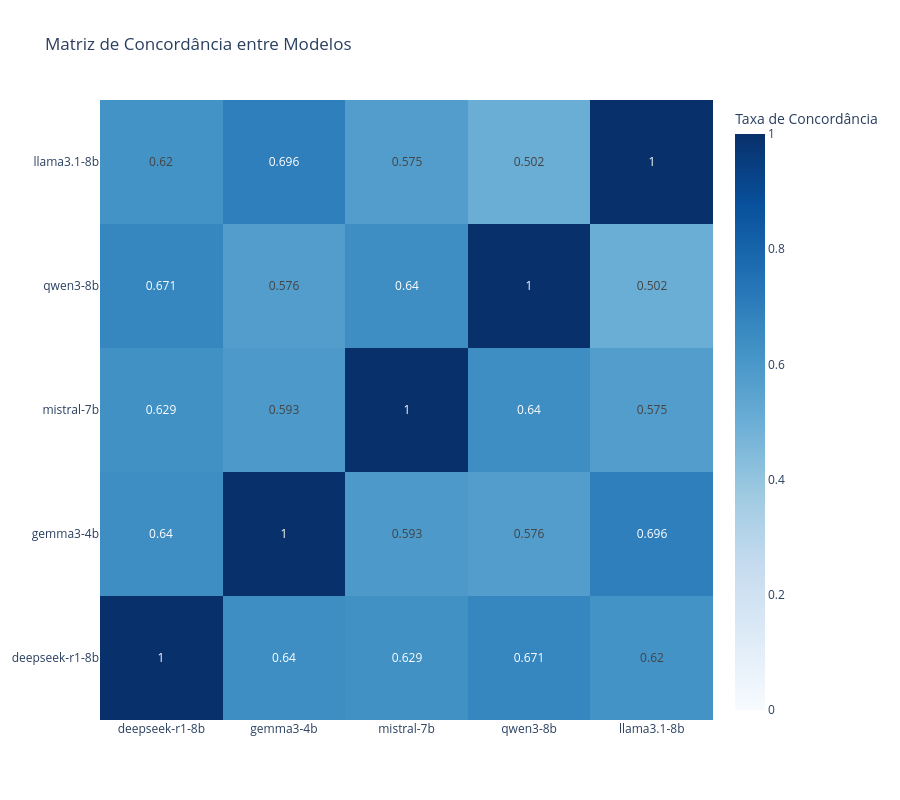

Notebook cell for this chart:
### Markdown cell above
### - Pairwise_agreement

### Code cell
logger.info("\n📊 Gerando heatmap de concordância...")
visualizer.plot_agreement_heatmap(
    agreement_df=report['pairwise_agreement'],
    title='Matriz de Concordância entre Modelos',
)

### Figure 1 — Plotly figure (JSON) as saved in the notebook; plotly's stock layout.template omitted (floating-point values rounded to 4 significant figures)
{"data": [{"colorbar": {"title": {"text": "Taxa de Concordância"}}, "colorscale": [[0, "rgb(247,251,255)"], [0.125, "rgb(222,235,247)"], [0.25, "rgb(198,219,239)"], [0.375, "rgb(158,202,225)"], [0.5, "rgb(107,174,214)"], [0.625, "rgb(66,146,198)"], [0.75, "rgb(33,113,181)"], [0.875, "rgb(8,81,156)"], [1, "rgb(8,48,107)"]], "text": [[1, 0.64, 0.629, 0.671, 0.62], [0.64, 1, 0.593, 0.576, 0.696], [0.629, 0.593, 1, 0.64, 0.575], [0.671, 0.576, 0.64, 1, 0.502], [0.62, 0.696, 0.575, 0.502, 1]], "texttemplate": "%{text}", "type": "heatmap", "x": ["deepseek-r1-8b", "gemma3-4b", "mistral-7b", "qwen3-8b", "llama3.1-8b"], "y": ["deepseek-r1-8b", "gemma3-4b", "mistral-7b", "qwen3-8b", "llama3.1-8b"], "z": [[1, 0.6402, 0.6288, 0.6714, 0.6196], [0.6402, 1, 0.5934, 0.5756, 0.696], [0.6288, 0.5934, 1, 0.6396, 0.5746], [0.6714, 0.5756, 0.6396, 1, 0.5016], [0.6196, 0.696, 0.5746, 0.5016, 1]], "zmax": 1, "zmin": 0}], "layout": {"height": 800, "title": {"text": "Matriz de Concordância entre Modelos"}, "width": 900}}
